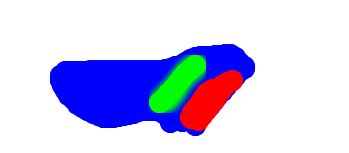
#> input picture UpperAirPatterns/multimask.png, 349 x 153 px
$ jupyter execute --allow-errors FinalDataPipeline.ipynb   (shell and % lines are left out)
#> lines starting #> are read from the running program, lines starting #| are printed output that depends on the picture
[cell 1]
import os
import numpy as np
from netCDF4 import Dataset
import matplotlib.pyplot as plt
import cftime as cft
import logging
import datetime
import pandas as pd
import seaborn as sns
from skimage.io import imread
from skimage.transform import resize

logging.getLogger().setLevel(logging.INFO)

# Directions
- Change DATA_ROOT variable to directory location in which all weather data is stored
- Folder within root directory containing geopotential height data is to be titled "hgts"
- Folder within root directory containing u wind data is to be titled "u_winds"
- Similarly, folder within root directory containing v wind data is to be titled "v_winds"
- REF_ANGLE - Desired angle at which winds blow up the coast
- **WEIGHTS**
    - DIRECTION_WEIGHT: How highly it is valued for winds to be blowing in a certain direction ($W_{d}$)
    - INTENSITY_WEIGHT: How highly it is valued for winds to be strong in the specified area ($W_{i}$)
    - NEG_MASK_WEIGHT: How much to penalize strong winds in red area of mask ($W_{n}$)
    - $W_{d}+W_{i}+W_{n} = 1$
- **MASK IMAGE**
    - **RED:** Negative Mask - Area where strong winds are penalized
    - **GREEN:** Positive Mask - Area where we look for strong matches
    - **BLUE:** Neutral Mask - Area encompassing positive and negative mask denoting the sampled area through which data is normalized

[cell 2]
DATA_ROOT = r"/Volumes/NO NAME/WeatherData"
MASK_PATH = r"multimask.png"
DIRECTION_WEIGHT = 0.65
INTENSITY_WEIGHT = 0.28
NEG_MASK_WEIGHT = 0.07
REF_ANGLE = 65 # degrees

START_YEAR = 1979
END_YEAR = 2020

# Localization Criteria
lon0 = 220
lon1 = 340
lat0 = 20
lat1 = 70

[cell 3]
extents = [lon0,lon1,lat0,lat1]
extents = [item if item < 180 else item-360 for item in extents]
fig = plt.figure(figsize=(12,5))
#> (the rest of this cell did not finish here and is left out)

[cell 4]
img = imread(MASK_PATH)
#> img is the input picture: shape (153, 349, 4); mean R, G, B, A 9.6, 8.3, 42.7, 60.1
fig = plt.figure(figsize=(12,5))
#> (the rest of this cell did not finish here and is left out)

[cell 5]
def retrieve_loc_data(path, lon0, lon1, lat0, lat1, return_times=False):

    fh = Dataset(path, mode='r')
    lons = fh.variables['lon'][:].data
    lats = fh.variables['lat'][:].data

    if 'uwnd' in path:
        name = 'uwnd'
    else:
        name = 'vwnd'

    data = fh.variables[name][:].data

    times = fh.variables['time'][:].data
    times = cft.num2pydate(times, fh.variables['time'].units, calendar='standard')

    lat_mask = ((lats >= lat0) & (lats <= lat1))

    lon_mask = ((lons >= lon0) & (lons <= lon1))

    start_lat = np.argwhere(lat_mask).min()
    end_lat = np.argwhere(lat_mask).max()

    start_lon = np.argwhere(lon_mask).min()
    end_lon = np.argwhere(lon_mask).max()

    loc_data = data[..., start_lat:end_lat+1, start_lon:end_lon+1]

    if return_times:
        return times, loc_data

    return loc_data

# [44 lines left out: function get_score, not called in this run]

[cell 6]
img = imread(MASK_PATH)

gray_img = imread(MASK_PATH, as_gray=True) # Grayscale image to normalize data to
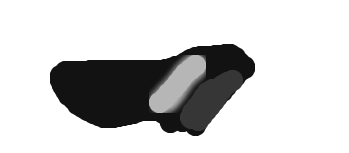
#> gray_img: shape (153, 349) float64; min 0.0721, max 1, mean 0.808
norm_mask = gray_img.copy()
norm_mask[norm_mask > 0.01] = 1
#> norm_mask: shape (153, 349) float64; every value is 1

pos_mask = img[...,1].copy() # Green color channel corresponds to positive mask
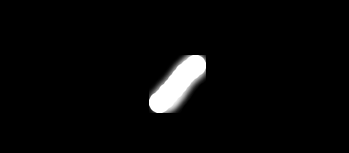
#> pos_mask: shape (153, 349); min 0, max 255, mean 8.3
neg_mask = img[...,0].copy() # Red color channel corresponds to negative mask
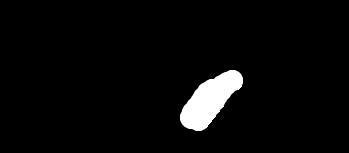
#> neg_mask: shape (153, 349); min 0, max 255, mean 9.6

# Take random data sample to format/shape masks
for _,_,filenames in os.walk(os.path.join(DATA_ROOT,'u_winds')):
    rand_filename = filenames[0]

#> (the rest of this cell did not finish here and is left out)

# Iterate through Data and Assign Scores

[cell 7]
scores = []

level = 6
start_year = START_YEAR
end_year = END_YEAR + 1

# for year in years:
#> (the rest of this cell did not finish here and is left out)

# Organize Results

[cell 8]
df = pd.DataFrame(scores, columns = ['date','score'])
n = 20
df_top = df.sort_values('score', ascending=False).head(n)
df_top.head()

[cell 9]
df.to_csv('scores')

#> (a cell that did not finish here is left out)

#> (a cell that did not finish here is left out)

#> (a cell that did not finish here is left out)

[cell 13]
df.sort_values('score', ascending=False).to_csv('scores_7_8.csv',index=False)

[cell 14]
sns.distplot(df['score'])
plt.title('Score Distribution')
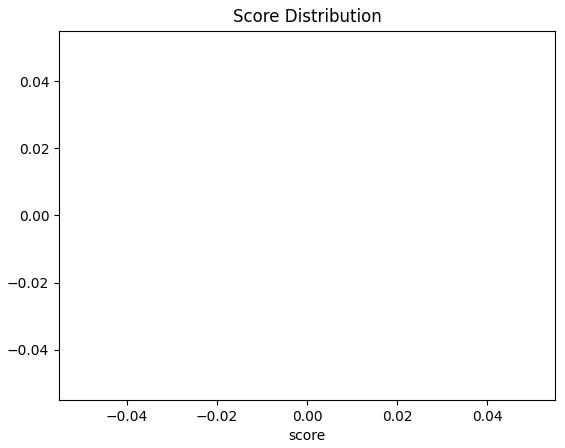
#> figure drawn by matplotlib, 1 panel
